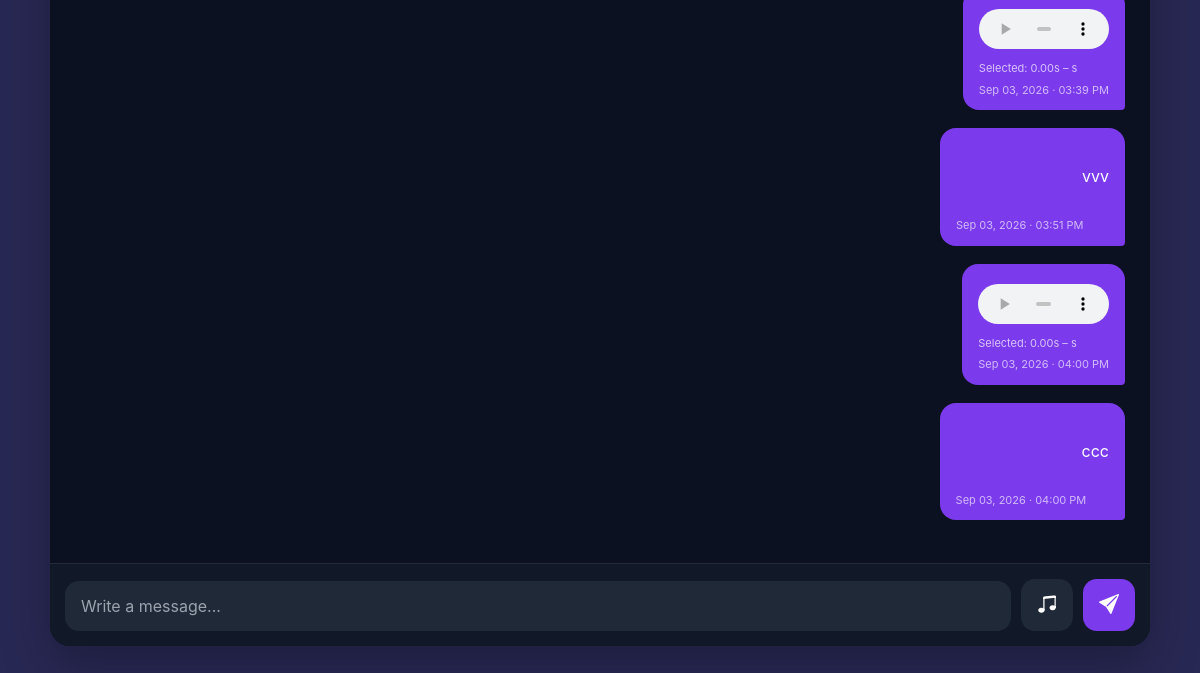
/chat/2/ (signed in, lower part), run on an earlier commit of the app's database.
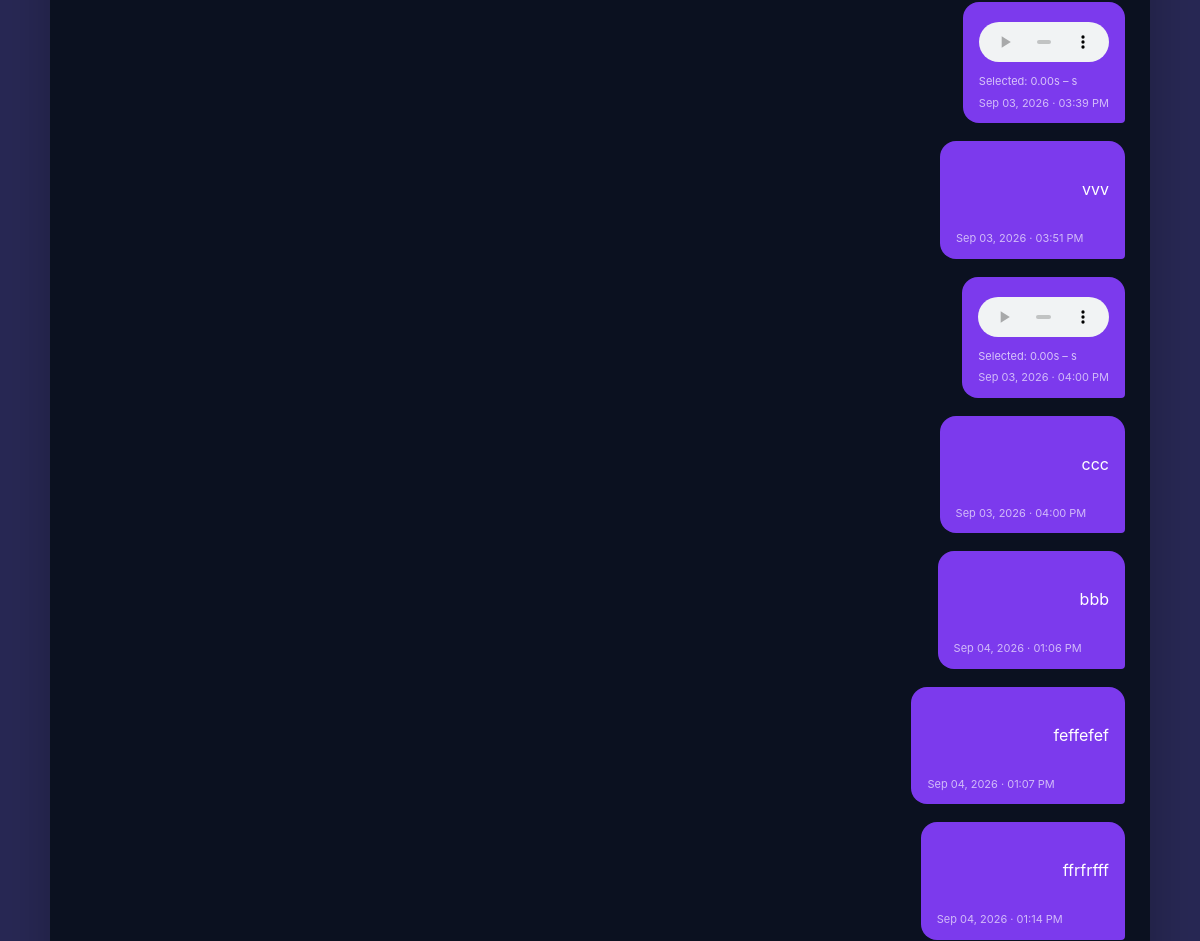
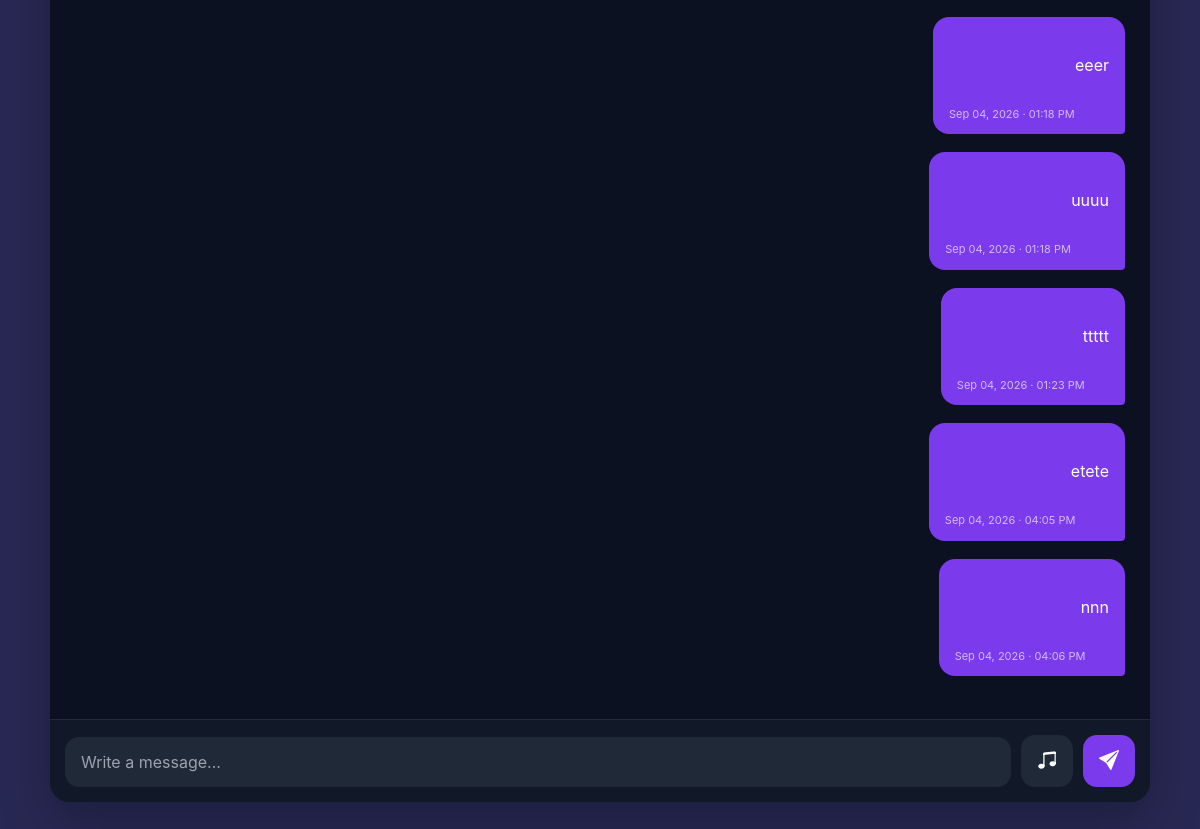
And on a later commit of the database (2 pictures, top to bottom).
### messaging/models.py (models this page shows, shortened)
class Message(models.Model):
    conversation = models.ForeignKey(
        Conversation,
        on_delete=models.CASCADE,
        related_name="messages",
    )
    sender = models.ForeignKey(
        settings.AUTH_USER_MODEL,
        on_delete=models.CASCADE,
        related_name="sent_messages",
    )
    message = models.TextField(
        blank=True
    )
    audio = models.FileField(
        upload_to="messages/audio/%Y/%m/",
        null=True,
        blank=True,
        validators=[validate_audio_file],
    )
    audio_start = models.FloatField(
        default=0,
    )
    audio_end = models.FloatField(
        null=True,
        blank=True,
    )
    is_read = models.BooleanField(
        default=False
    )
    created_at = models.DateTimeField(
        auto_now_add=True
    )
    class Meta:
        ordering = ["created_at"]

### messaging/views.py (the view, shortened to what this page needs)
@login_required
def chat(request, collaboration_id):
    collaboration = get_object_or_404(
        Collaboration.objects.select_related(
            "artist",
            "producer",
        ),
        id=collaboration_id,
    )
    if request.user not in [
        collaboration.artist,
        collaboration.producer,
    ]:
        messages.error(
            request,
            "You do not have access to this conversation.",
        )
        return redirect("dashboard")
    conversation, created = Conversation.objects.get_or_create(
        collaboration=collaboration
    )
    conversation.messages.filter(
        is_read=False
    ).exclude(
        sender=request.user
    ).update(
        is_read=True
    )
    messages_list = conversation.messages.select_related(
        "sender"
    ).all()
    audio_messages = conversation.messages.filter(
    audio__isnull=False
    ).exclude(
        audio=""
    ).select_related("sender")
    return render(
        request,
        "messaging/chat.html",
        {
            "conversation": conversation,
            "collaboration": collaboration,
            "messages": messages_list,
            "audio_messages": audio_messages,
        },
    )

### templates/messaging/chat.html (shortened to what this page needs)
{% extends "base.html" %}
{% block content %}
<div class="container">
    <div class="chat-wrapper">
        <div class="chat-card">
            <div class="chat-body" id="chatMessages">
                {% for message in messages %}
                <div class="message-row
                        {% if message.sender == request.user %}
                            sent
                        {% else %}
                            received
                        {% endif %}">
                    <div class="message-bubble">
                        {% if message.message %}
                        <p class="message-text">
                            {{ message.message }}
                        </p>
                        {% endif %}
                        {% if message.audio %}
                        <div class="audio-message">
                            <audio controls preload="metadata">
                                <source src="{{ message.audio.url }}">
                            </audio>
                            {% if message.audio_start is not None %}
                            <div class="audio-range">
                                Selected:
                                {{ message.audio_start|floatformat:2 }}s
                                –
                                {{ message.audio_end|floatformat:2 }}s
                            </div>
                            {% endif %}
                        </div>
                        {% endif %}
                        <small class="message-time">
                            {{ message.created_at|date:"M d, Y · h:i A" }}
                        </small>
                    </div>
                </div>
                {% endfor %}
            </div>
            <div class="chat-input">
                <form method="POST" enctype="multipart/form-data" id="chatForm">
                    <textarea name="message" id="messageInput" rows="1" placeholder="Write a message..."></textarea>
                    <button type="button" class="music-btn" id="musicButton">
                        <i class="bi bi-music-note-beamed"></i>
                    </button>
                    <button type="submit" class="send-btn">
                        <i class="bi bi-send-fill"></i>
                    </button>
                </form>
            </div>
        </div>
    </div>
</div>
{% endblock %}

What changed in the data, as far as the page shows it:
added Message: message "bbb", created_at "Sep 04, 2026 · 01:06 PM"
added Message: message "feffefef", created_at "Sep 04, 2026 · 01:07 PM"
added Message: message "ffrfrfff", created_at "Sep 04, 2026 · 01:14 PM"
added Message: message "eeer", created_at "Sep 04, 2026 · 01:18 PM"
added Message: message "uuuu", created_at "Sep 04, 2026 · 01:18 PM"
added Message: message "ttttt", created_at "Sep 04, 2026 · 01:23 PM"
added Message: message "etete", created_at "Sep 04, 2026 · 04:05 PM"
added Message: message "nnn", created_at "Sep 04, 2026 · 04:06 PM"
